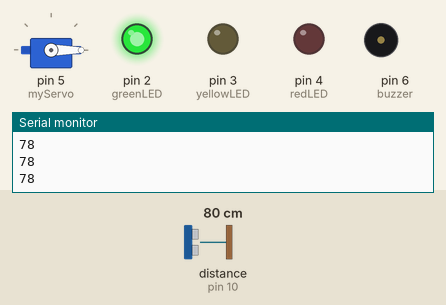
This sketch was run on a simulated Arduino Uno, built with avr-gcc and run on an emulated ATmega328P. On the bench: servo, output pins drawn as LEDs (lit = HIGH), buzzer (waves = sounding), the last lines printed to the serial monitor. Wiring (inferred from the names in the program): ultrasonic range finder: trigger pin 9; echo pin 10. Inputs (shaded band) come from the test bench; at power-on: distance to the obstacle (sensor on pin 10) 80 cm. The echo pulse lasts 58.3 µs per cm; pins used as bus, display or sensor lines are not drawn.

Above: at 1.2 s.
1.3 s: distance to the obstacle (sensor on pin 10) set to 56 cm
2.8 s: distance to the obstacle (sensor on pin 10) set to 46 cm
At 3.7 s:
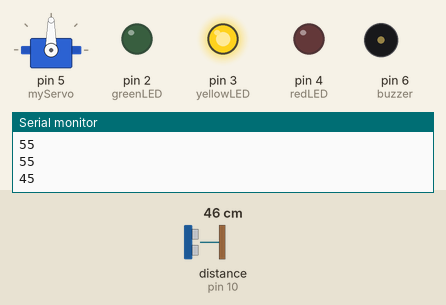
5.8 s: distance to the obstacle (sensor on pin 10) set to 23 cm
8.8 s: distance to the obstacle (sensor on pin 10) set to 20 cm
At 9.48 s:
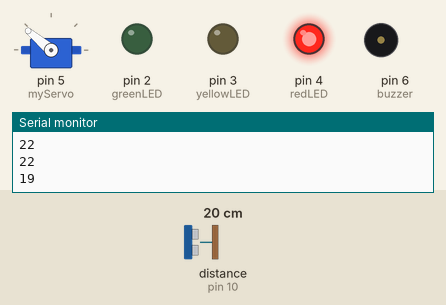
11.8 s: distance to the obstacle (sensor on pin 10) set to 8 cm
14.8 s: distance to the obstacle (sensor on pin 10) set to 5 cm
At 15.9 s:
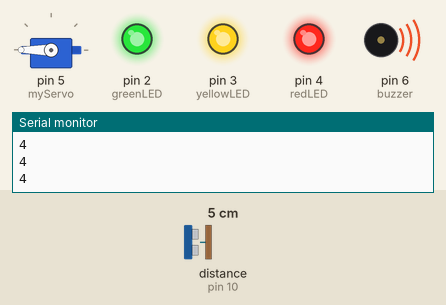
Timing chart, 0 to 17.5 s (numbered marks = the images above; inputs shaded):
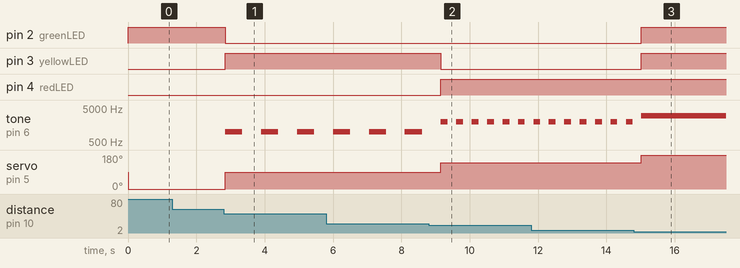

The sketch:

smartparking_copy.ino
```cpp
#include <Servo.h>

// Pins
int trigPin = 9;
int echoPin = 10;

int greenLED = 2;
int yellowLED = 3;
int redLED = 4;
int buzzer = 6;

Servo myServo;   // create servo object

long duration;
int distance;

void setup() {
  pinMode(trigPin, OUTPUT);
  pinMode(echoPin, INPUT);

  pinMode(greenLED, OUTPUT);
  pinMode(yellowLED, OUTPUT);
  pinMode(redLED, OUTPUT);
  pinMode(buzzer, OUTPUT);

  myServo.attach(5); // servo signal pin

  Serial.begin(9600);
}

void loop() {
  // Send ultrasonic signal
  digitalWrite(trigPin, LOW);
  delayMicroseconds(2);
  digitalWrite(trigPin, HIGH);
  delayMicroseconds(10);
  digitalWrite(trigPin, LOW);

  // Read echo
  duration = pulseIn(echoPin, HIGH);

  // Calculate distance
  distance = duration * 0.034 / 2;

  Serial.println(distance);

  // Reset everything
  digitalWrite(greenLED, LOW);
  digitalWrite(yellowLED, LOW);
  digitalWrite(redLED, LOW);
  noTone(buzzer);

  // 🟢 SAFE (>50cm)
  if (distance > 50) {
    digitalWrite(greenLED, HIGH);
    myServo.write(0);   // 0°
  }

  // 🟡 CAUTION (20–50cm)
  else if (distance > 20) {
    digitalWrite(yellowLED, HIGH);
    myServo.write(90);  // middle

    tone(buzzer, 1000);
    delay(500);
    noTone(buzzer);
    delay(500);
  }

  // 🔴 DANGER (5–20cm)
  else if (distance > 5) {
    digitalWrite(redLED, HIGH);
    myServo.write(140);

    tone(buzzer, 2000);
    delay(200);
    noTone(buzzer);
    delay(200);
  }

  // 🚨 CRITICAL (<5cm)
  else {
    digitalWrite(greenLED, HIGH);
    digitalWrite(yellowLED, HIGH);
    digitalWrite(redLED, HIGH);
    myServo.write(180);

    tone(buzzer, 3000); // continuous
  }

  delay(50); // small stability delay
}
```

Measured:
- the behaviour switches between 52 and 51 cm on distance to the obstacle (sensor on pin 10) (found by bisection; images 0 and 1)
- the behaviour switches between 22 and 21 cm on distance to the obstacle (sensor on pin 10) (found by bisection; images 1 and 2)
- the behaviour switches between 7 and 6 cm on distance to the obstacle (sensor on pin 10) (found by bisection; images 2 and 3)
- after the input at 2.8 s, pin 2 (greenLED): HIGH → LOW at once; pin 3 (yellowLED): LOW → HIGH at once; tone on pin 6 (buzzer): alternates 1000 Hz for 0.50 s and silent for 0.55 s, starting at once; servo on pin 5 (myServo): 0° → 90° at once
- after the input at 8.8 s, pin 3 (yellowLED): HIGH → LOW after 0.36 s; pin 4 (redLED): LOW → HIGH after 0.36 s; tone on pin 6 (buzzer): alternates 2000 Hz for 0.20 s and silent for 0.25 s, starting after 0.36 s; servo on pin 5 (myServo): 90° → 140° after 0.36 s
- after the input at 14.8 s, pin 2 (greenLED), pin 3 (yellowLED): LOW → HIGH after 0.23 s; servo on pin 5 (myServo): 140° → 180° after 0.23 s
